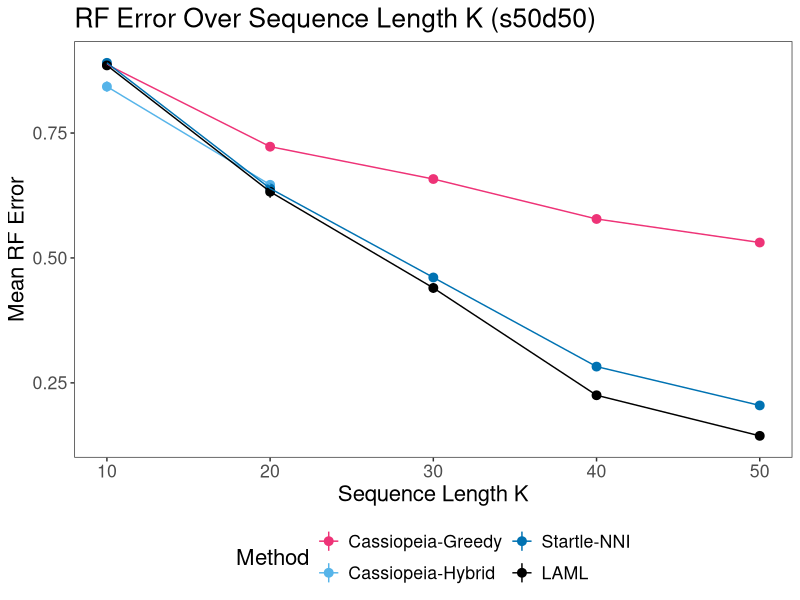
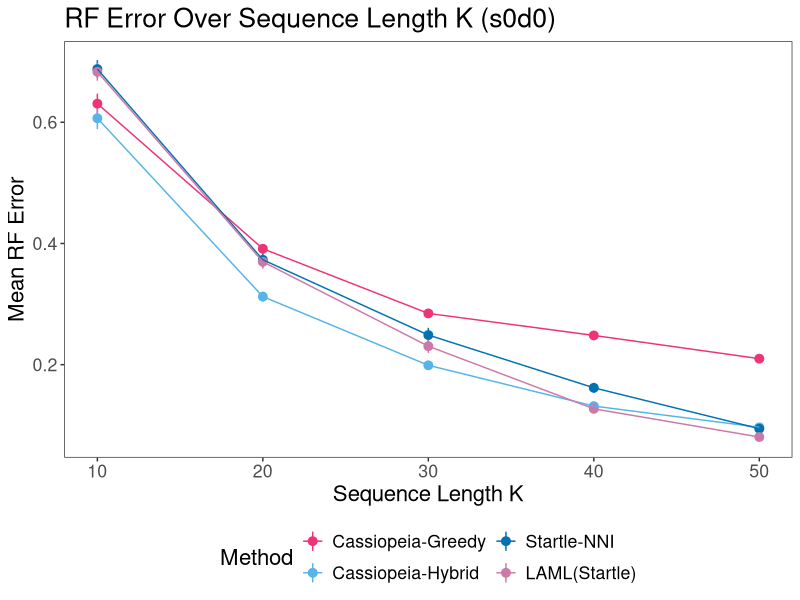
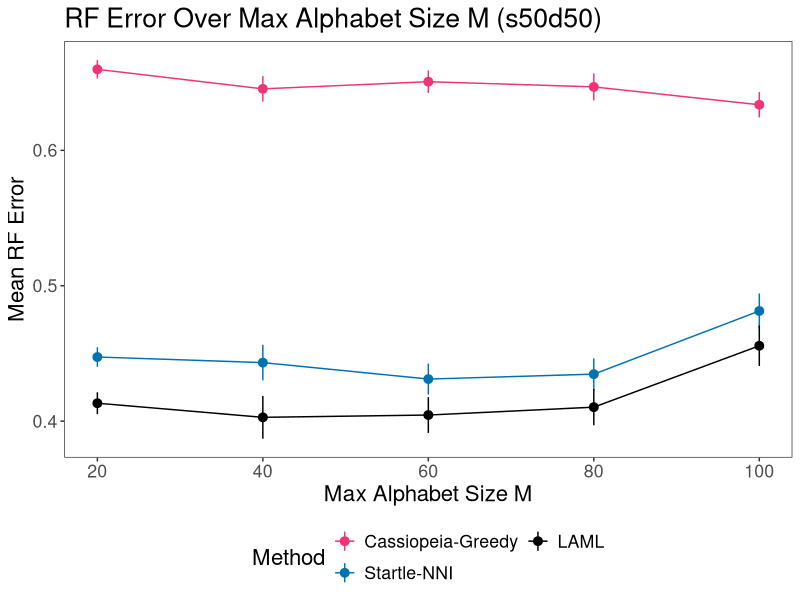
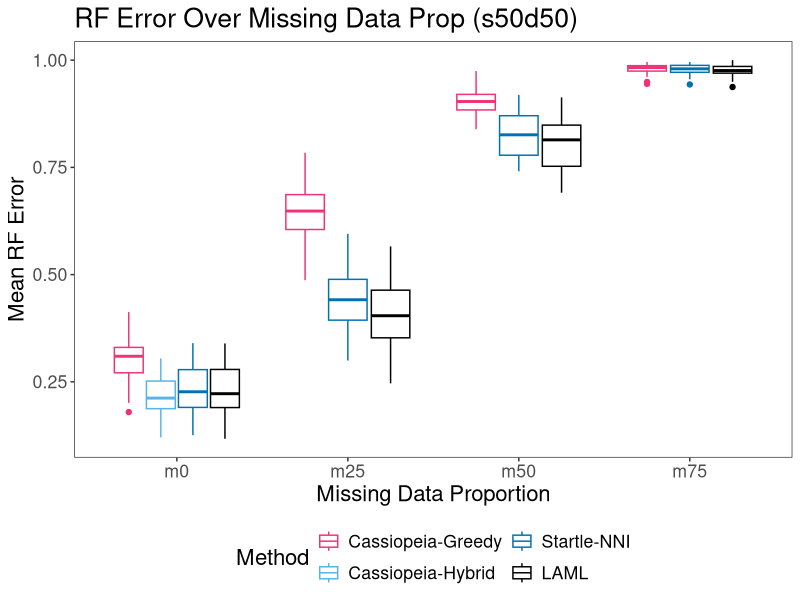
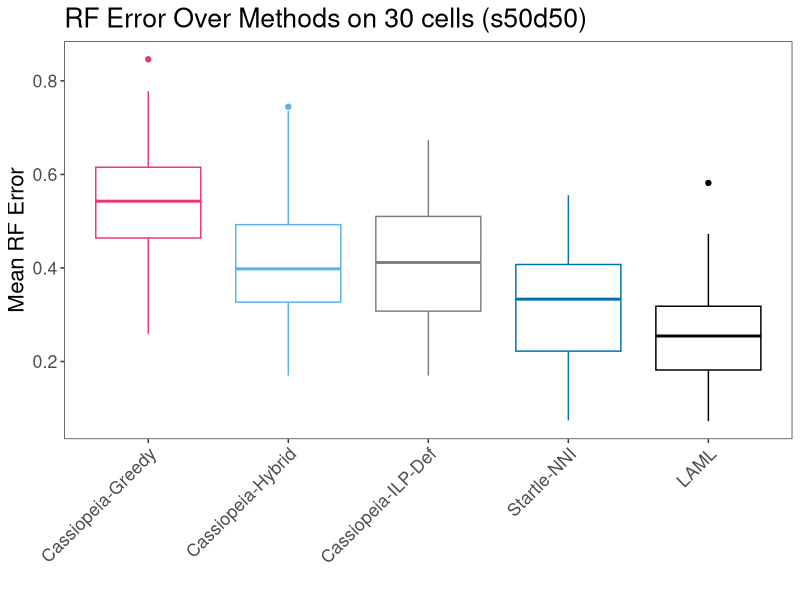
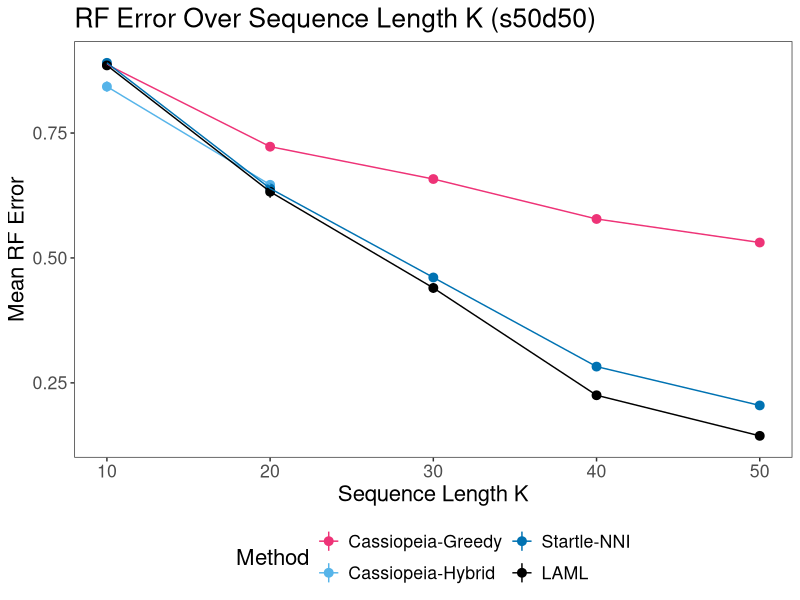
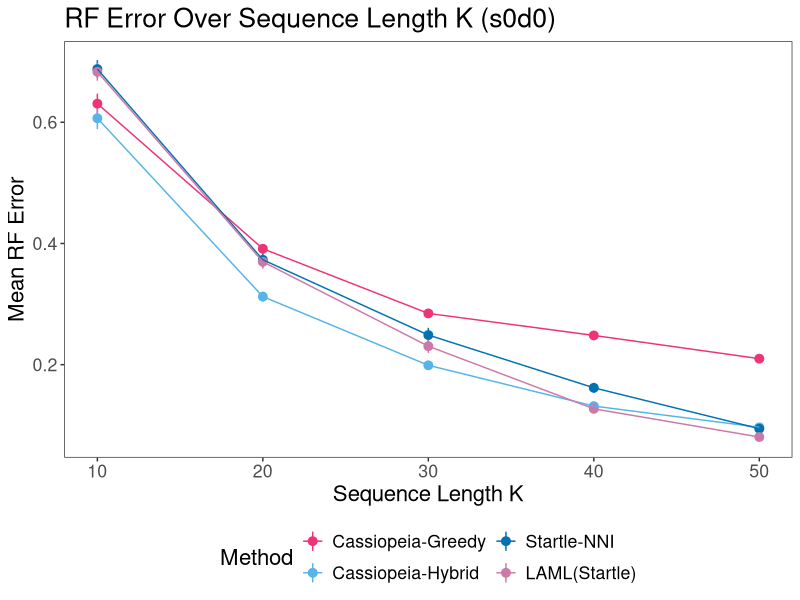
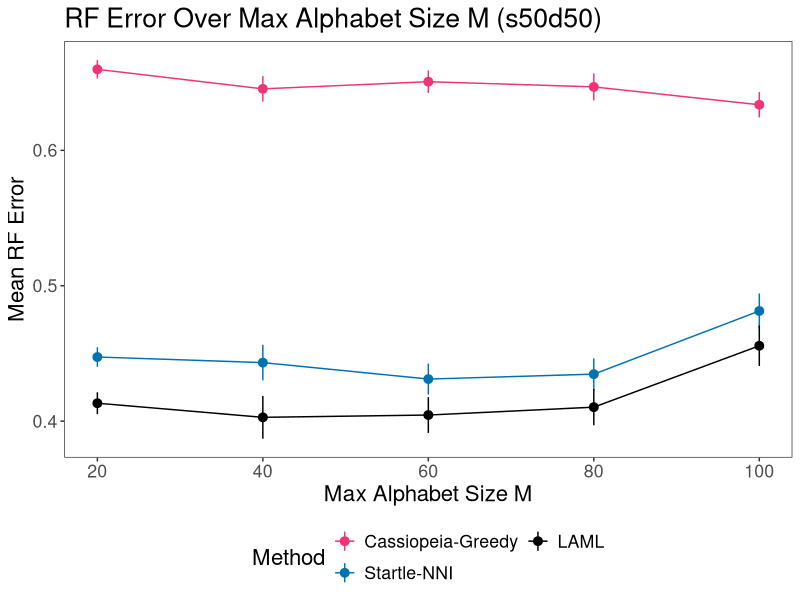

Generate these figures, in order, with R:

library(dplyr)
library(ggplot2)
setwd("/Users/gc3045/git/laml-experiments/sim_tlscl/Results/sim_r2")


method_colors <- c(
  "Cassiopeia-Greedy" = "#EE3377", 
  "Cassiopeia-Hybrid" = "#56B4E9",  
  "Cassiopeia-ILP-Def " = "#AA4499", 
  "Startle-NNI" = "#0072B2",         
  "LAML" = "#000000",     
  "LAML(Startle)" = "#CC79A7",           
  "LAML(Cass-Hybrid)" = "#D55E00",
  "LAML(Startle)-nomissing" = "#E69F00"
)

################################################################################################################################################################
# set 1
data = read.csv("stats/set1a_stats.txt",header=T)
data <- data %>%
  mutate(rf = as.numeric(rf))

data <- data %>%
  mutate(method = case_when(
    method == "cassgreedy" ~ "Cassiopeia-Greedy",
    method == "casshybrid" ~ "Cassiopeia-Hybrid",
    method == "laml" ~ "LAML",
    method == "startle" ~ "Startle-NNI",
    TRUE ~ method  # Keep other values unchanged if any
  ))
data <- data %>%
  mutate(method = factor(method, levels = c("Cassiopeia-Greedy", "Cassiopeia-Hybrid", "Startle-NNI", "LAML")))

head(data)

ggplot(data, aes(x = k, y = rf, color = method)) +
  stat_summary() + 
  geom_line(stat = "summary") +  # Line plot for each method
  labs(
    title = "RF Error Over Sequence Length K (s50d50)",
    x = "Sequence Length K",
    y = "Mean RF Error",
    color = "Method"
  ) +
  scale_color_manual(values = method_colors) + 
  theme_minimal() + theme_bw() + 
  theme(panel.grid.major = element_blank(),
        panel.grid.minor = element_blank(),
    text = element_text(size = 16),
    legend.position = "bottom"
  ) + 
  guides(color = guide_legend(nrow = 2))
ggsave("pdfs/simr2_set1a.cbf.pdf", width=8, height=8)

################################################################################################################################################################
# set 1b
data = read.csv("stats/set1b_stats.txt",header=T)
data <- data %>%
  mutate(rf = as.numeric(rf))

head(data)
data <- data %>%
  filter(method != "laml-casshybrid") %>% # Exclude LAML(Cass-Hybrid)
  filter(method != "laml-startle-nomissing") %>% 
  mutate(method = case_when(
    method == "cassgreedy" ~ "Cassiopeia-Greedy",
    method == "casshybrid" ~ "Cassiopeia-Hybrid",
    method == "laml-startle" ~ "LAML(Startle)",
    method == "laml-casshybrid" ~ "LAML(Cass-Hybrid)",
    method == "laml-startle-nomissing" ~ "LAML(Startle)-nomissing",
    method == "startle" ~ "Startle-NNI",
    TRUE ~ method  # Keep other values unchanged if any
  ))
data <- data %>%
  mutate(method = factor(method, levels = c("Cassiopeia-Greedy", "Cassiopeia-Hybrid", "Startle-NNI", "LAML(Startle)"))) #, "LAML(Cass-Hybrid)", "LAML(Startle)-nomissing")))
       
head(data)

ggplot(data, aes(x = k, y = rf, color = method)) +
  stat_summary() + 
  geom_line(stat = "summary") +  # Line plot for each method
  labs(
    title = "RF Error Over Sequence Length K (s0d0)",
    x = "Sequence Length K",
    y = "Mean RF Error",
    color = "Method"
  ) +
  scale_color_manual(values = method_colors) + 
  theme_minimal() +theme_bw() + 
  theme(panel.grid.major = element_blank(),
        panel.grid.minor = element_blank(),
    text = element_text(size = 16),
    legend.position = "bottom"
  ) + 
  guides(color = guide_legend(nrow = 2))

ggsave("pdfs/simr2_set1b.cbf.pdf", width=8, height=8)

################################################################################################################################################################
# set 2
data = read.csv("stats/set2_stats.txt",header=T)
data <- data %>%
  mutate(rf = as.numeric(rf))

head(data)
data <- data %>%
  mutate(method = case_when(
    method == "cassgreedy" ~ "Cassiopeia-Greedy",
    method == "casshybrid" ~ "Cassiopeia-Hybrid",
    method == "laml" ~ "LAML",
    method == "startle" ~ "Startle-NNI",
    TRUE ~ method  # Keep other values unchanged if any
  ))
data <- data %>%
  mutate(method = factor(method, levels = c("Cassiopeia-Greedy", "Cassiopeia-Hybrid", "Startle-NNI", "LAML")))

head(data)

ggplot(data, aes(x = M, y = rf, color = method)) +
  stat_summary() + 
  geom_line(stat = "summary") +  # Line plot for each method
  labs(
    title = "RF Error Over Max Alphabet Size M (s50d50)",
    x = "Max Alphabet Size M",
    y = "Mean RF Error",
    color = "Method"
  ) +
  scale_color_manual(values = method_colors) + 
  theme_minimal() +theme_bw() + 
  theme(panel.grid.major = element_blank(),
        panel.grid.minor = element_blank(),
    text = element_text(size = 16),
    legend.position = "bottom"
  ) + 
  guides(color = guide_legend(nrow = 2))
ggsave("pdfs/simr2_set2.cbf.pdf", width=8, height=8)

################################################################################################################################################################
# set 3
data = read.csv("stats/set3_stats.txt",header=T)
data <- data %>%
  mutate(rf = as.numeric(rf))

head(data)
data <- data %>%
  mutate(method = case_when(
    method == "cassgreedy" ~ "Cassiopeia-Greedy",
    method == "casshybrid" ~ "Cassiopeia-Hybrid",
    method == "laml" ~ "LAML",
    method == "startle" ~ "Startle-NNI",
    TRUE ~ method  # Keep other values unchanged if any
  ))
data <- data %>%
  mutate(method = factor(method, levels = c("Cassiopeia-Greedy", "Cassiopeia-Hybrid", "Startle-NNI", "LAML")))

head(data)

# subset to the 34 samples Cassiopeia-Hybrid has data for
library(dplyr)

# Step 1: Subset data for m_prop = m0
m0_data <- data %>% filter(m_prop == "m0") %>%
  filter(!is.na(rf))

# Step 2: Filter to keep only reps and p_reps with all four methods
complete_data <- m0_data %>%
  group_by(p_rep, rep) %>%
  filter(n_distinct(method) == 4) %>%
  ungroup()

head(complete_data)

# Step 3: Calculate average rf for each method
result <- complete_data %>%
  group_by(method) %>%
  summarize(avg_rf = mean(rf, na.rm = TRUE))

# Display the result
print(result)


ggplot(data, aes(x = m_prop, y = rf, color = method)) +
  geom_boxplot() + 
  #geom_line(stat = "summary") +  # Line plot for each method
  labs(
    title = "RF Error Over Missing Data Prop (s50d50)",
    x = "Missing Data Proportion",
    y = "Mean RF Error",
    color = "Method"
  ) +
  scale_color_manual(values = method_colors) + 
  theme_minimal() +theme_bw() + 
  theme(panel.grid.major = element_blank(),
        panel.grid.minor = element_blank(),
    text = element_text(size = 16),
    legend.position = "bottom"
  ) + 
  guides(color = guide_legend(nrow = 2))

ggsave("pdfs/simr2_set3.cbf.pdf", width=8, height=8)

################################################################################################################################################################
# set 4
data = read.csv("stats/set4_stats.txt",header=T)
data <- data %>%
  mutate(rf = as.numeric(rf))

head(data)
data <- data %>%
  mutate(method = case_when(
    method == "cassgreedy" ~ "Cassiopeia-Greedy",
    method == "casshybrid" ~ "Cassiopeia-Hybrid",
    method == "cassilp" ~ "Cassiopeia-ILP-Def",
    method == "laml" ~ "LAML",
    method == "startle" ~ "Startle-NNI",
    TRUE ~ method  # Keep other values unchanged if any
  ))
data <- data %>%
  mutate(method = factor(method, levels = c("Cassiopeia-Greedy", "Cassiopeia-Hybrid", "Cassiopeia-ILP-Def", "Startle-NNI", "LAML")))

head(data)

ggplot(data, aes(x = method, y = rf, color = method)) +
  geom_boxplot() + 
  labs(
    title = "RF Error Over Methods on 30 cells (s50d50)",
    x = "",
    y = "Mean RF Error",
    color = "Method"
  ) +
  scale_color_manual(values = method_colors) + 
  theme_minimal() + theme_bw() + 
  theme(panel.grid.major = element_blank(),
        panel.grid.minor = element_blank(),
    text = element_text(size = 16),
    legend.position = "none", # Remove the legend
    axis.text.x = element_text(angle = 45, hjust = 1) # Tilt x-axis labels by 45 degrees
  )

ggsave("pdfs/simr2_set4.cbf.pdf", width=8, height=8)
